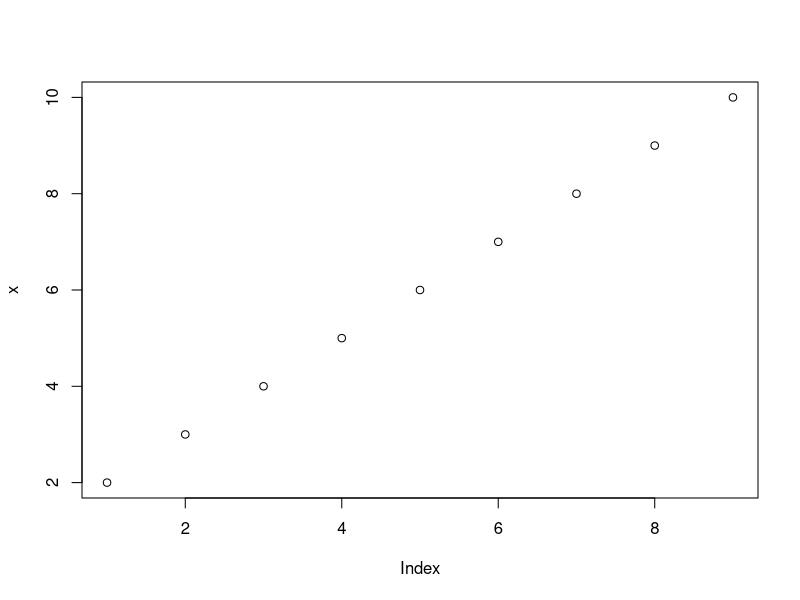

This figure's R source:
# R Studio
10+2
print("R Basic")
Value<-201
Value # or print(Value)
# Show Packages
sessionInfo()
# For Graphs
x<-2:10
plot(x)
# To Ask Question put ?
?str # help(str)


